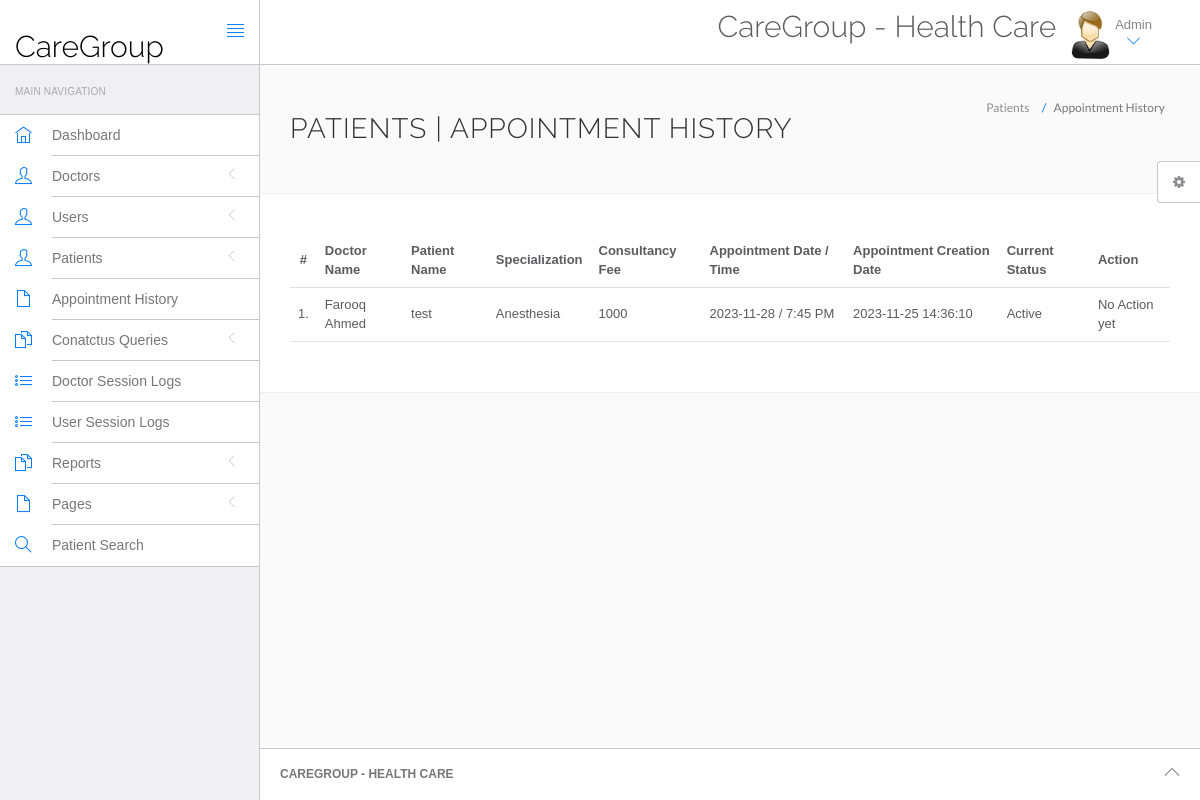
The page /hospital/hms/admin/appointment-history.php (signed in) on the database its author committed.
### tables this page shows
CREATE TABLE `appointment` (
  `id` int(11) NOT NULL,
  `doctorSpecialization` varchar(255) DEFAULT NULL,
  `doctorId` int(11) DEFAULT NULL,
  `userId` int(11) DEFAULT NULL,
  `consultancyFees` int(11) DEFAULT NULL,
  `appointmentDate` varchar(255) DEFAULT NULL,
  `appointmentTime` varchar(255) DEFAULT NULL,
  `postingDate` timestamp NULL DEFAULT current_timestamp(),
  `userStatus` int(11) DEFAULT NULL,
  `doctorStatus` int(11) DEFAULT NULL,
  `updationDate` timestamp NULL DEFAULT NULL ON UPDATE current_timestamp()
);

CREATE TABLE `doctors` (
  `id` int(11) NOT NULL,
  `specilization` varchar(255) DEFAULT NULL,
  `doctorName` varchar(255) DEFAULT NULL,
  `address` longtext DEFAULT NULL,
  `docFees` varchar(255) DEFAULT NULL,
  `contactno` bigint(11) DEFAULT NULL,
  `docEmail` varchar(255) DEFAULT NULL,
  `password` varchar(255) DEFAULT NULL,
  `creationDate` timestamp NULL DEFAULT current_timestamp(),
  `updationDate` timestamp NULL DEFAULT NULL ON UPDATE current_timestamp()
);

CREATE TABLE `users` (
  `id` int(11) NOT NULL,
  `fullName` varchar(255) DEFAULT NULL,
  `address` longtext DEFAULT NULL,
  `city` varchar(255) DEFAULT NULL,
  `gender` varchar(255) DEFAULT NULL,
  `email` varchar(255) DEFAULT NULL,
  `password` varchar(255) DEFAULT NULL,
  `regDate` timestamp NULL DEFAULT current_timestamp(),
  `updationDate` timestamp NULL DEFAULT NULL ON UPDATE current_timestamp()
);

### hospital/hms/admin/appointment-history.php (the view, shortened to what this page needs)
<?php
include('include/config.php');
if(strlen($_SESSION['id']==0)) {
 header('location:logout.php');
  } else{
?>
<!DOCTYPE html>
<html lang="en">
	<head>
		<link rel="stylesheet" href="vendor/bootstrap/css/bootstrap.min.css">
		<link rel="stylesheet" href="vendor/fontawesome/css/font-awesome.min.css">
		<link rel="stylesheet" href="vendor/themify-icons/themify-icons.min.css">
		<link href="vendor/animate.css/animate.min.css" rel="stylesheet" media="screen">
		<link href="vendor/perfect-scrollbar/perfect-scrollbar.min.css" rel="stylesheet" media="screen">
		<link href="vendor/switchery/switchery.min.css" rel="stylesheet" media="screen">
		<link href="vendor/bootstrap-touchspin/jquery.bootstrap-touchspin.min.css" rel="stylesheet" media="screen">
		<link href="vendor/select2/select2.min.css" rel="stylesheet" media="screen">
		<link href="vendor/bootstrap-datepicker/bootstrap-datepicker3.standalone.min.css" rel="stylesheet" media="screen">
		<link href="vendor/bootstrap-timepicker/bootstrap-timepicker.min.css" rel="stylesheet" media="screen">
		<link rel="stylesheet" href="assets/css/styles.css">
		<link rel="stylesheet" href="assets/css/plugins.css">
		<link rel="stylesheet" href="assets/css/themes/theme-1.css" id="skin_color" />
	</head>
	<body>
		<div id="app">
<?php include('include/sidebar.php');?>
			<div class="app-content">
					<?php include('include/header.php');?>
				<div class="main-content" >
					<div class="wrap-content container" id="container">
						<section id="page-title">
							<div class="row">
								<div class="col-sm-8">
									<h1 class="mainTitle">Patients  | Appointment History</h1>
																	</div>
								<ol class="breadcrumb">
									<li>
										<span>Patients </span>
									</li>
									<li class="active">
										<span>Appointment History</span>
									</li>
								</ol>
							</div>
						</section>
						<div class="container-fluid container-fullw bg-white">
									<div class="row">
								<div class="col-md-12">
									<table class="table table-hover" id="sample-table-1">
										<thead>
											<tr>
												<th class="center">#</th>
												<th class="hidden-xs">Doctor Name</th>
												<th>Patient Name</th>
												<th>Specialization</th>
												<th>Consultancy Fee</th>
												<th>Appointment Date / Time </th>
												<th>Appointment Creation Date  </th>
												<th>Current Status</th>
												<th>Action</th>
											</tr>
										</thead>
										<tbody>
<?php
$sql=mysqli_query($con,"select doctors.doctorName as docname,users.fullName as pname,appointment.*  from appointment join doctors on doctors.id=appointment.doctorId join users on users.id=appointment.userId ");
$cnt=1;
while($row=mysqli_fetch_array($sql))
{
?>
											<tr>
												<td class="center"><?php echo $cnt;?>.</td>
												<td class="hidden-xs"><?php echo $row['docname'];?></td>
												<td class="hidden-xs"><?php echo $row['pname'];?></td>
												<td><?php echo $row['doctorSpecialization'];?></td>
												<td><?php echo $row['consultancyFees'];?></td>
												<td><?php echo $row['appointmentDate'];?> / <?php echo
												 $row['appointmentTime'];?>
												</td>
												<td><?php echo $row['postingDate'];?></td>
												<td>
<?php if(($row['userStatus']==1) && ($row['doctorStatus']==1))
{
	echo "Active";
}
												?></td>
												<td >
												<div class="visible-md visible-lg hidden-sm hidden-xs">
							<?php if(($row['userStatus']==1) && ($row['doctorStatus']==1))
{
echo "No Action yet";
	 } else {
		echo "Canceled";
		} ?>
												</div>
												</td>
											</tr>
											<?php
$cnt=$cnt+1;
											 }?>
										</tbody>
									</table>
								</div>
							</div>
								</div>
					</div>
				</div>
			</div>
	<?php include('include/footer.php');?>
	<?php include('include/setting.php');?>
		</div>
	</body>
</html>
<?php } ?>

### hospital/hms/admin/assets/css/themes/theme-1.css (style rules this page uses)
body { background: #FAFAFA; }

### rows shown on the page
appointment: doctorId.doctorName "Farooq Ahmed", userId.fullName "test", doctorSpecialization "Anesthesia", consultancyFees "1000", appointmentDate "2023-11-28", appointmentTime "7:45 PM", postingDate "2023-11-25 14:36:10", userStatus "Active"
